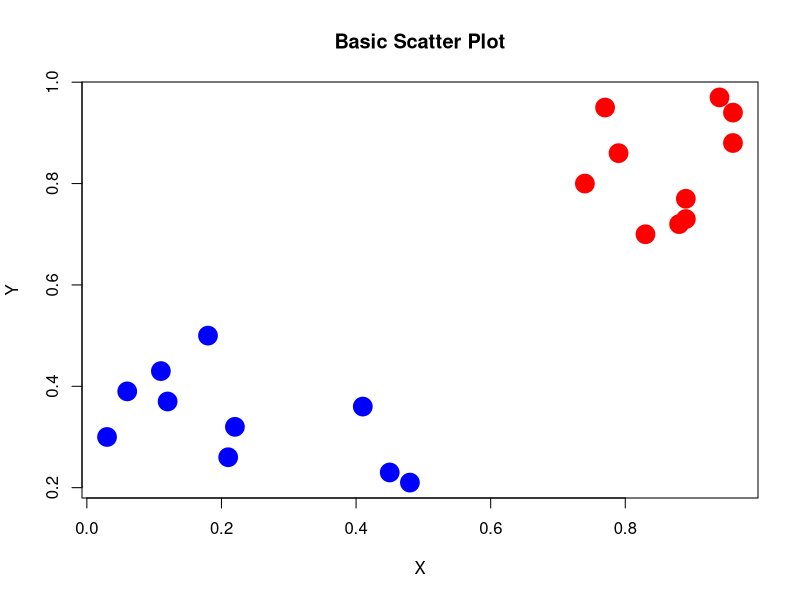
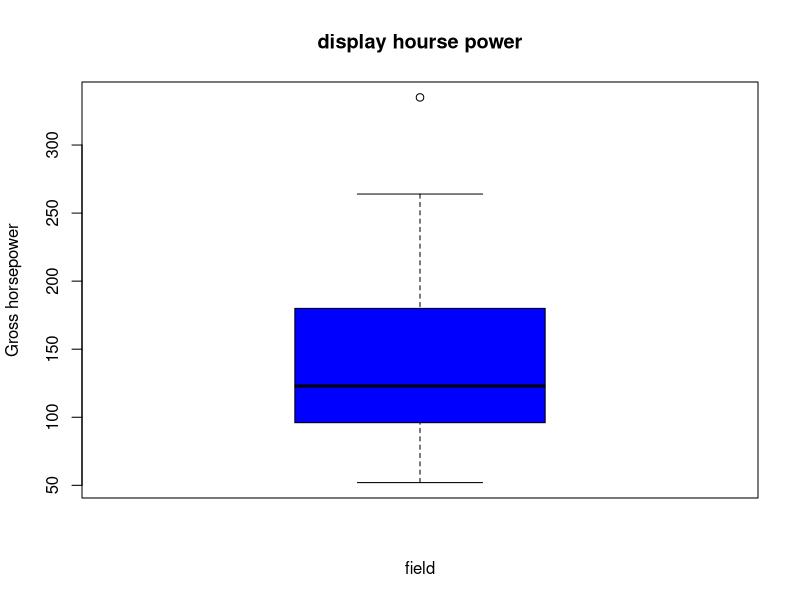
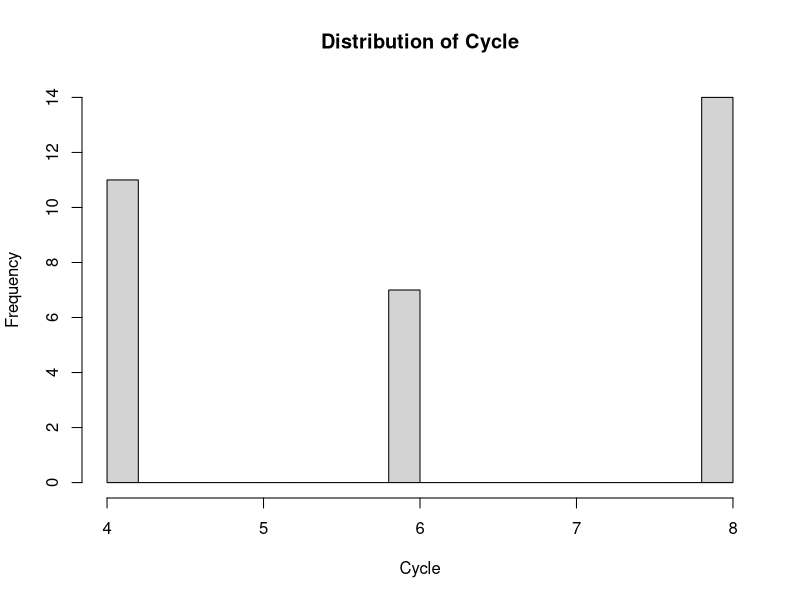
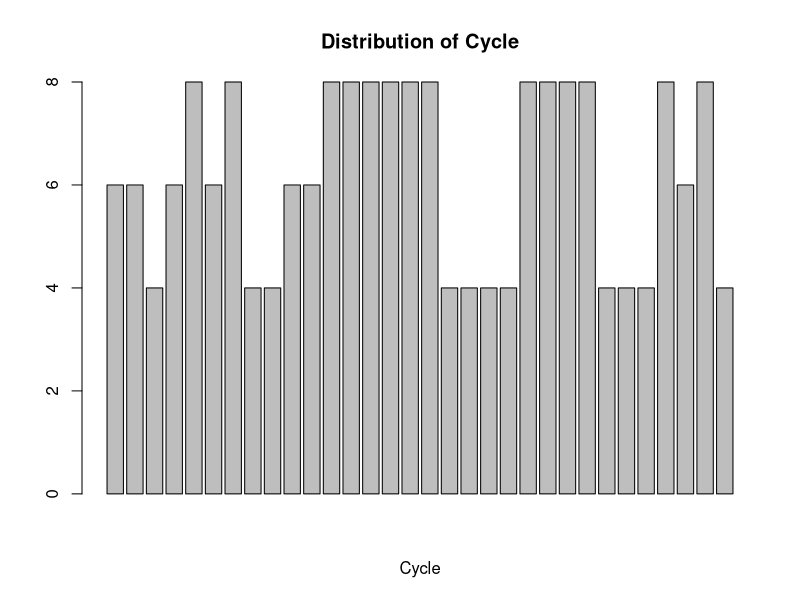
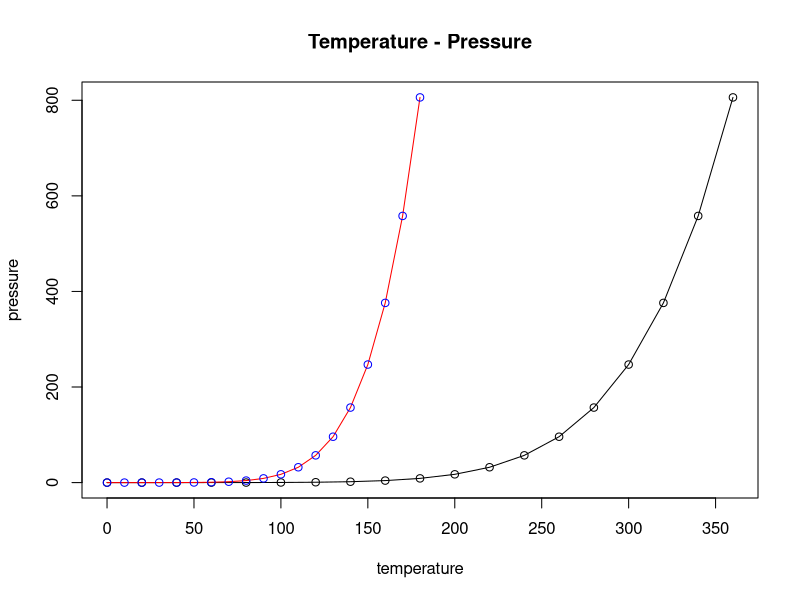
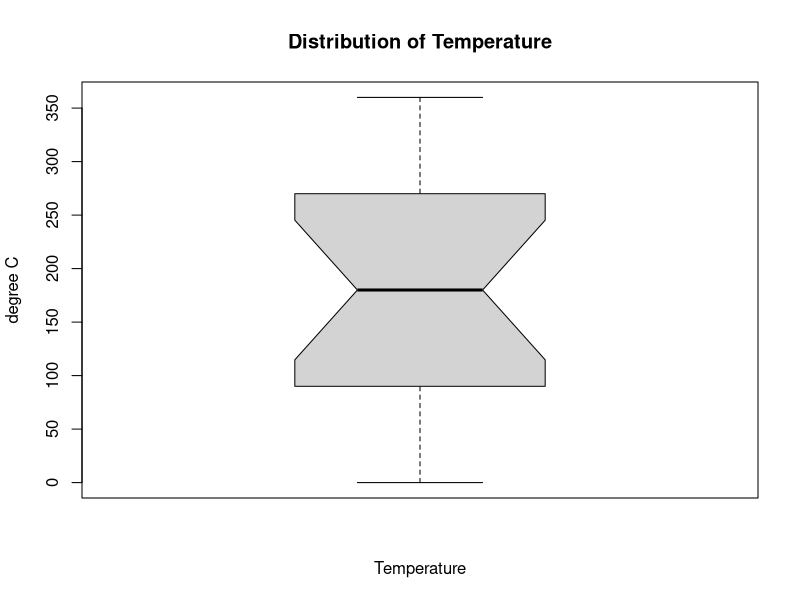
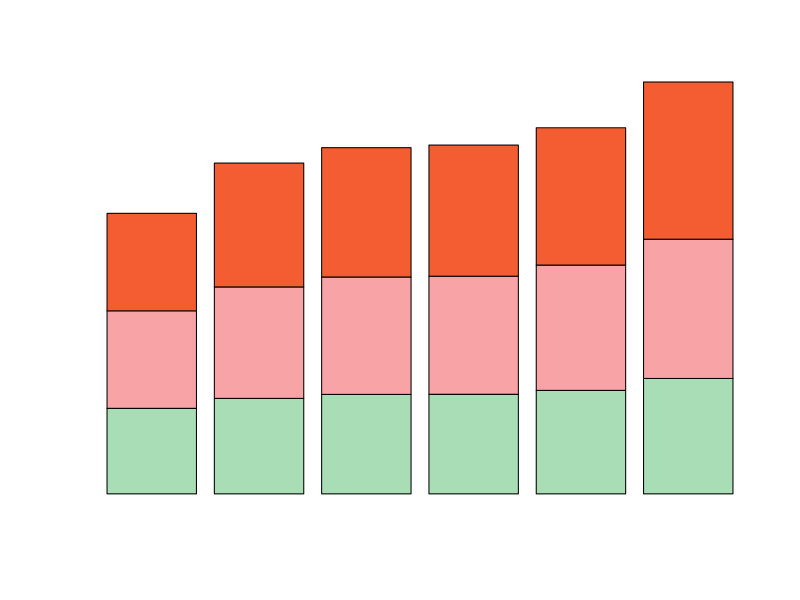

Source code (R) for these figures, in order: (Note: this script raises an error after producing the figures.)
###bt1:   

x1 = sample(70:100, 10, replace = TRUE)/100
y1 = sample(70:100, 10, replace = TRUE)/100

x2 = sample(0:50, 10)/100
y2 = sample(0:50, 10)/100

x <- c(x1, x2)
y <- c(y1, y2)

# Create an empty plot with the correct limits
plot(x, y, type = "n", main = 'Basic Scatter Plot', xlab = 'X', ylab = 'Y')

# Add the first set of points in red
points(x1, y1, pch = 19, cex = 2.5, col = 'red')

# Add the second set of points in blue
points(x2, y2, pch = 19, cex = 2.5, col = 'blue')

### bt2:
# mtcars = Motor Trend Car Road Tests
# check info of this data with "?mtcars"
df = mtcars

# trích xuất từ tabel các trường mpg, hp, wt
class(df)
subset <- df[c('mpg', 'hp', 'wt')]

# using box plot to display mpg fields.
boxplot(subset$hp, xlab='field', ylab='Gross horsepower', main='display hourse power', col='blue', horizontal=F)

# Display a histogram for the cyl field with appropriate labels and title using the hist() function.
hist(df$cyl, xlab="Cycle",main = "Distribution of Cycle", breaks=20)
#Display a bar graph for the cyl field with appropriate labels and title using the barplot() function
barplot(df$cyl,xlab="Cycle",main="Distribution of Cycle")

###bt3
# line graph
data("pressure")
# create a line graph between temperature and pressure
plot(pressure$temperature,  pressure$pressure,  type="l", xlab = "temperature", ylab = "pressure", main = "Temperature - Pressure")
# add points into the graph
points(pressure$temperature,pressure$pressure)
# add more lines and points into the graph
lines(pressure$temperature/2, pressure$pressure,col="red")
points(pressure$temperature/2,pressure$pressure,col="blue")
boxplot(pressure$temperature, xlab="Temperature", ylab="degree C",main="Distribution of Temperature",notch = T)



### bt4:
# Load the iris dataset
data(iris)

# Aggregate the data: mean Sepal.Length for each Petal.Width
aggregated_data <- aggregate(Sepal.Length ~ Species, data = iris, FUN = summary)
aggregated_data

# set color and label info
colors <- c('#a8ddb5', '#f8a4a7', '#f45d31')
species<- c('setosa', 'versicolor', 'virginica')

# Define the font size
font_size <- 2

barplot(height = aggregated_data$Sepal.Length, 
        names.arg = aggregated_data$Species, 
        xlab = "Petal Width", 
        ylab = "Mean Sepal Length", 
        main = "Mean Sepal Length by Petal Width",
        col=colors,
        cex.axis = font_size,
        cex.lab = font_size,
        cex.main = font_size + 1)
legend('topleft', species, box.lty=1, cex=2, fill=colors)

### bt5:
# Aggregate the data: mean Sepal.Length for each Species.
aggregated_data <- aggregate(Sepal.Length ~ Species, data = iris, FUN = summary)
aggregated_data

# check whether Sepal_Length in interquartile range (IQR) for each species.
within_range <- function(Sepal_Length, low, high){
    if (  Sepal_Length > low & Sepal_Length <= high ){
        return (TRUE)
    }
    return (FALSE)
}
# check Sepal_Length and set interquartile range (IQR) for each species.

Sepal_Length_within_standar_range  <- function(Sepal_Length, Species, aggregated_data){
    if (Species == 'setosa'){
        return (within_range(Sepal_Length, aggregated_data[aggregated_data$Species == 'setosa',2][2], aggregated_data[aggregated_data$Species == 'setosa',2][5] ))
    }else if (Species == 'versicolor'){
        return (within_range(Sepal_Length,  aggregated_data[aggregated_data$Species == 'versicolor',2][2], aggregated_data[aggregated_data$Species == 'versicolor',2][5]))
    }
    return (within_range(Sepal_Length, aggregated_data[aggregated_data$Species == 'virginica',2][2], aggregated_data[aggregated_data$Species == 'virginica',2][5]))
}

index4 <- mapply(FUN=Sepal_Length_within_standar_range , Sepal_Length=iris$Sepal.Length, Species=iris$Species,MoreArgs = list(aggregated_data = aggregated_data))
index4
# set colors and label info.

colors <- c('#a8ddb5', '#f8a4a7', '#f45d31')
species<- c('setosa', 'versicolor', 'virginica')
# display histogram.

iris[index4,]$Sepal.Length
hist(iris[index4,]$Sepal.Length, 
     xlab = "Sepal Length", ylab = "Frequency", 
     main = "Histogram of Sepal Length",
     col=colors)

legend('topleft', species, box.lty=1, cex=2, fill=colors)

